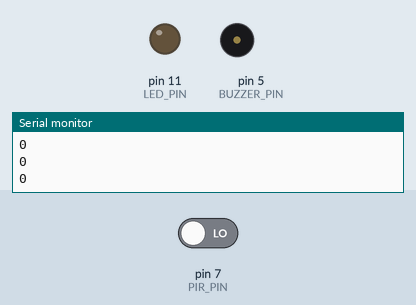
Simulated run of this sketch. Board: Arduino Uno, built with avr-gcc and run on an emulated ATmega328P. Shown: output pins drawn as LEDs (lit = HIGH), buzzer (waves = sounding), the last lines printed to the serial monitor. The test bench sets the inputs (shaded band); at power-on: pin 7 (PIR_PIN) LOW.

Above: at 1.2 s.
1.3 s: pin 7 (PIR_PIN) driven HIGH
At 2.0 s:
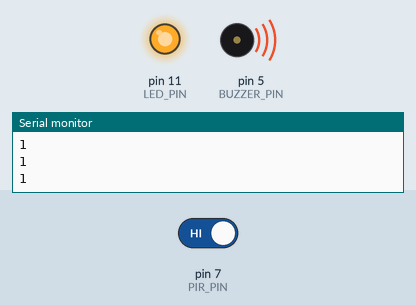
2.9 s: pin 7 (PIR_PIN) driven LOW
At 4.4 s:
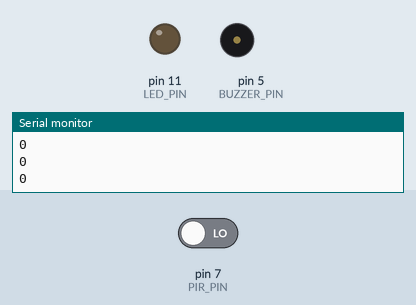
Timing chart, 0 to 5.9 s (numbered marks = the images above; inputs shaded):
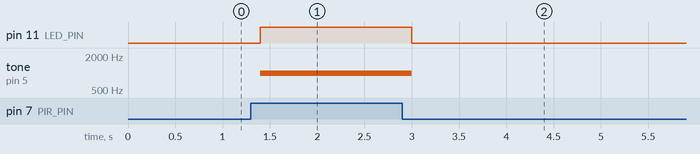

The sketch:

Code01.ino
```cpp
#define PIR_PIN 7
#define LED_PIN 11
#define BUZZER_PIN 5

int state = 0;

void setup() {
  pinMode(PIR_PIN, INPUT);
  pinMode(LED_PIN, OUTPUT);
  pinMode(BUZZER_PIN, OUTPUT);

  Serial.begin(9600);
}

void loop() {
  int motion = digitalRead(PIR_PIN);

  if (motion == HIGH) {
    state = 1;
  } else {
    state = 0;
  }

  if (state == 1) {
    digitalWrite(LED_PIN, HIGH);
    tone(BUZZER_PIN, 1000);
  } else {
    digitalWrite(LED_PIN, LOW);
    noTone(BUZZER_PIN);
  }

  Serial.println(state);
  delay(200);
}
```

Measured:
- after the input at 1.3 s, pin 11 (LED_PIN): LOW → HIGH after 0.10 s; tone on pin 5 (BUZZER_PIN): silent → 1000 Hz after 0.10 s
- after the input at 2.9 s, pin 11 (LED_PIN): HIGH → LOW after 0.10 s; tone on pin 5 (BUZZER_PIN): 1000 Hz → silent after 0.10 s
